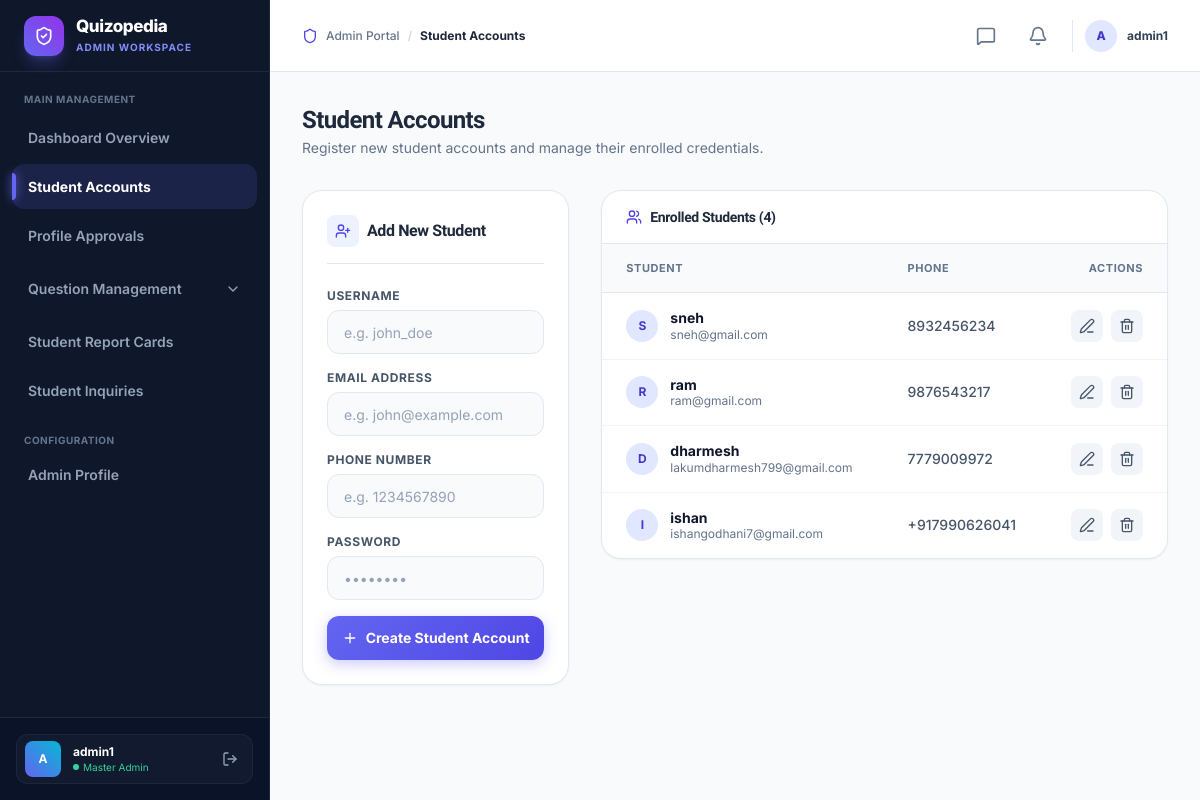
/admin-dashboard/students/ (signed in), run on the app's committed database.
### user/models.py (models this page shows, shortened)
class Student(models.Model):
    user = models.OneToOneField(User, on_delete=models.CASCADE, related_name='student')
    phone = models.CharField(max_length=15)
    @property
    def name(self):
        return self.user.first_name if self.user else ""
    @property
    def email(self):
        return self.user.email if self.user else ""

### adminpanel/views.py (the view, shortened to what this page needs)
# urls.py: path('admin-dashboard/students/', views.student_list, name='admin_students'),
@admin_required
def student_list(request):
    errors = []
    success_msg = None
    students = Student.objects.all().order_by('id')
    return render(request, 'adminpanel/students.html', {
        'students': students,
        'errors': errors,
        'success': success_msg
    })

### adminpanel/templates/adminpanel/students.html (shortened to what this page needs)
{% extends 'adminpanel/base.html' %}
{% block active_students %}active{% endblock %}
{% block breadcrumb %}Student Accounts{% endblock %}
{% block content %}
<div class="mb-8 flex flex-col sm:flex-row sm:items-center sm:justify-between gap-4">
  <div>
    <h1 class="text-2xl font-extrabold text-slate-800 tracking-tight">Student Accounts</h1>
    <p class="text-slate-500 text-sm mt-0.5">Register new student accounts and manage their enrolled credentials.</p>
  </div>
</div>
<div class="grid grid-cols-1 lg:grid-cols-3 gap-8">
  <div class="glass-card p-6 h-fit">
    <div class="flex items-center gap-2 mb-6 border-b border-slate-200 pb-4">
      <div class="w-8 h-8 rounded-lg bg-indigo-50 text-indigo-600 flex items-center justify-center">
        <i data-lucide="user-plus" class="w-4 h-4"></i>
      </div>
      <h2 class="text-base font-bold text-slate-800">Add New Student</h2>
    </div>
    <form method="POST" class="space-y-4">
      <div>
        <label for="username" class="block text-xs font-bold uppercase tracking-wider text-slate-600 mb-1.5">Username</label>
        <input type="text" id="username" name="username" placeholder="e.g. john_doe" required
          class="w-full h-11 px-4 rounded-xl bg-slate-50 border border-slate-200 text-sm outline-none text-slate-800 placeholder:text-slate-400 focus:bg-white focus:border-indigo-500 transition">
      </div>
      <div>
        <label for="email" class="block text-xs font-bold uppercase tracking-wider text-slate-600 mb-1.5">Email Address</label>
        <input type="email" id="email" name="email" placeholder="e.g. john@example.com" required
          class="w-full h-11 px-4 rounded-xl bg-slate-50 border border-slate-200 text-sm outline-none text-slate-800 placeholder:text-slate-400 focus:bg-white focus:border-indigo-500 transition">
      </div>
      <div>
        <label for="phone" class="block text-xs font-bold uppercase tracking-wider text-slate-600 mb-1.5">Phone Number</label>
        <input type="text" id="phone" name="phone" placeholder="e.g. 1234567890" required
          class="w-full h-11 px-4 rounded-xl bg-slate-50 border border-slate-200 text-sm outline-none text-slate-800 placeholder:text-slate-400 focus:bg-white focus:border-indigo-500 transition">
      </div>
      <div>
        <label for="password" class="block text-xs font-bold uppercase tracking-wider text-slate-600 mb-1.5">Password</label>
        <input type="password" id="password" name="password" placeholder="••••••••" required
          class="w-full h-11 px-4 rounded-xl bg-slate-50 border border-slate-200 text-sm outline-none text-slate-800 placeholder:text-slate-400 focus:bg-white focus:border-indigo-500 transition">
      </div>
      <button type="submit" class="cta-btn w-full h-11 rounded-xl font-bold text-sm text-white flex items-center justify-center gap-2 mt-2">
        <i data-lucide="plus" class="w-4 h-4"></i>
        <span>Create Student Account</span>
      </button>
    </form>
  </div>
  <div class="lg:col-span-2 space-y-6">
    <div class="glass-card overflow-hidden">
      <div class="px-6 py-4 border-b border-slate-200 flex items-center justify-between">
        <div class="flex items-center gap-2">
          <i data-lucide="users" class="w-4 h-4 text-indigo-600"></i>
          <h2 class="text-sm font-bold text-slate-800">Enrolled Students ({{ students|length }})</h2>
        </div>
      </div>
      <div class="overflow-x-auto">
        <table class="w-full text-left text-sm border-collapse">
          <thead>
            <tr class="border-b border-slate-200 bg-slate-50 text-slate-500 font-bold uppercase tracking-wider text-[11px]">
              <th class="px-6 py-3.5">Student</th>
              <th class="px-6 py-3.5">Phone</th>
              <th class="px-6 py-3.5 text-right">Actions</th>
            </tr>
          </thead>
          <tbody class="divide-y divide-slate-100 text-slate-800">
            {% for student in students %}
            <tr class="hover:bg-slate-50 transition">
              <td class="px-6 py-4">
                <div class="flex items-center gap-3">
                  <div class="w-8 h-8 rounded-full bg-indigo-100 text-indigo-700 font-bold flex items-center justify-center text-xs">
                    {{ student.user.username|slice:":1"|upper }}
                  </div>
                  <div>
                    <span class="font-bold text-slate-900 block leading-tight">{{ student.user.username }}</span>
                    <span class="text-xs text-slate-500 block">{{ student.user.email }}</span>
                  </div>
                </div>
              </td>
              <td class="px-6 py-4 text-slate-600 font-medium">{{ student.phone }}</td>
              <td class="px-6 py-4 text-right">
                <div class="flex items-center justify-end gap-2">
                  <button onclick="openEditModal('{{ student.id }}', '{{ student.user.username }}', '{{ student.user.email }}', '{{ student.phone }}')"
                    class="p-2 rounded-lg bg-slate-100 hover:bg-indigo-50 hover:text-indigo-600 text-slate-600 transition" title="Edit Student">
                    <i data-lucide="edit-3" class="w-4 h-4"></i>
                  </button>
                  <form method="POST" onsubmit="return confirm('Are you sure you want to delete student: {{ student.user.username }}?');" class="inline">
                    <button type="submit" class="p-2 rounded-lg bg-slate-100 hover:bg-red-50 hover:text-red-600 text-slate-600 transition" title="Delete Student">
                      <i data-lucide="trash-2" class="w-4 h-4"></i>
                    </button>
                  </form>
                </div>
              </td>
            </tr>
            {% empty %}
            <tr>
              <td colspan="3" class="px-6 py-8 text-center text-slate-400 text-sm">
                No students enrolled yet. Use the form on the left to add your first student.
              </td>
            </tr>
            {% endfor %}
          </tbody>
        </table>
      </div>
    </div>
  </div>
</div>
{% endblock %}

### adminpanel/templates/adminpanel/base.html (shortened to what this page needs)
{% load static %}
<!DOCTYPE html>
<html lang="en">
<head>
  <script src="https://cdn.tailwindcss.com"></script>
</head>
<body class="relative min-h-screen w-full flex">
  <aside id="adminSidebar"
    class="fixed lg:sticky top-0 left-0 w-[270px] bg-[#0f172a] text-slate-300 border-r border-[#1e293b] flex-shrink-0 h-screen flex flex-col z-50 transition-transform duration-300">
    <div class="h-[72px] flex items-center gap-3 px-6 border-b border-[#1e293b]">
      <div class="w-10 h-10 rounded-xl bg-gradient-to-tr from-indigo-500 to-purple-600 flex items-center justify-center text-white flex-shrink-0 shadow-lg shadow-indigo-500/30">
        <i data-lucide="shield-check" class="w-5 h-5"></i>
      </div>
      <div class="flex flex-col">
        <span class="text-[17px] font-extrabold tracking-tight text-white leading-tight">Quizopedia</span>
        <span class="text-[10px] text-indigo-400 font-bold uppercase tracking-widest mt-0.5">Admin Workspace</span>
      </div>
    </div>
    <nav class="flex-1 px-3 py-5 space-y-1 overflow-y-auto flex flex-col">
      <span class="text-[10px] font-bold text-slate-500 uppercase tracking-wider px-3 mb-1">Main Management</span>
      <a href="{% url 'admin_dashboard' %}"
        class="sidebar-link {% block active_db %}{% endblock %}">
        <span>Dashboard Overview</span>
      </a>
      <a href="{% url 'admin_students' %}"
        class="sidebar-link {% block active_students %}{% endblock %}">
        <span>Student Accounts</span>
      </a>
      <a href="{% url 'admin_profile_approvals' %}"
        class="sidebar-link flex items-center justify-between {% block active_approvals %}{% endblock %}">
        <span>Profile Approvals</span>
      </a>
      <div class="space-y-1 pt-1 pb-1" id="questionMgmtGroup">
        <button type="button"
          id="questionMgmtDropdownBtn"
          onclick="toggleQuestionDropdown(event)"
          class="sidebar-link w-full flex items-center justify-between text-left border-0 bg-transparent cursor-pointer {% block active_questions %}{% endblock %}">
          <span>Question Management</span>
          <i data-lucide="chevron-down" id="questionMgmtChevron"
            class="sidebar-chevron {% if '/questions/' in request.path %}open{% endif %}"></i>
        </button>
      </div>
      <a href="{% url 'admin_report_cards' %}"
        class="sidebar-link {% block active_report_cards %}{% endblock %}">
        <span>Student Report Cards</span>
      </a>
      <a href="{% url 'admin_contact_messages' %}"
        class="sidebar-link flex items-center justify-between {% block active_contacts %}{% endblock %}">
        <span>Student Inquiries</span>
      </a>
      <span class="text-[10px] font-bold text-slate-500 uppercase tracking-wider px-3 pt-4 mb-1">Configuration</span>
      <a href="{% url 'admin_profile' %}"
        class="sidebar-link {% block active_profile %}{% endblock %}">
        <span>Admin Profile</span>
      </a>
    </nav>
    <div class="p-4 border-t border-[#1e293b] bg-[#0b1329]">
      <div class="flex items-center gap-3 px-2 py-1.5 rounded-xl bg-white/[0.03] border border-white/5">
        <div class="w-9 h-9 rounded-lg bg-gradient-to-tr from-indigo-500 to-cyan-500 flex items-center justify-center text-white text-xs font-bold flex-shrink-0">
          {{ request.user.username|slice:":1"|upper }}
        </div>
        <div class="flex-1 min-w-0">
          <span class="text-xs font-bold text-white block truncate">{{ request.user.username }}</span>
          <span class="text-[10px] text-emerald-400 flex items-center gap-1">
            <span class="w-1.5 h-1.5 rounded-full bg-emerald-400"></span> Master Admin
          </span>
        </div>
        <a href="{% url 'logout' %}" class="text-slate-400 hover:text-red-400 p-1.5 transition" title="Sign Out">
          <i data-lucide="log-out" class="w-4 h-4"></i>
        </a>
      </div>
    </div>
  </aside>
  <div class="flex-1 flex flex-col min-w-0 bg-[#f8fafc]">
    <header class="h-[72px] bg-white/90 backdrop-blur-md border-b border-slate-200 flex items-center justify-between px-6 lg:px-8 sticky top-0 z-30">
      <div class="flex items-center gap-3">
        <div class="flex items-center gap-2 text-xs font-medium text-slate-500">
          <i data-lucide="shield" class="w-4 h-4 text-indigo-600"></i>
          <span>Admin Portal</span>
          <span class="text-slate-300">/</span>
          <span class="text-slate-800 font-bold">{% block breadcrumb %}Dashboard Overview{% endblock %}</span>
        </div>
      </div>
      <div class="flex items-center gap-4">
        <a href="{% url 'admin_contact_messages' %}"
          class="relative p-2 rounded-xl text-slate-500 hover:text-slate-800 hover:bg-slate-100 transition flex items-center justify-center"
          title="{% if new_contacts_count > 0 %}{{ new_contacts_count }} New Student Inquiries{% else %}Student Inquiries{% endif %}">
          <i data-lucide="message-square" class="w-5 h-5 {% if new_contacts_count > 0 %}text-indigo-600{% endif %}"></i>
        </a>
        <a href="{% url 'admin_profile_approvals' %}"
          class="relative p-2 rounded-xl text-slate-500 hover:text-slate-800 hover:bg-slate-100 transition flex items-center justify-center"
          title="{% if pending_approvals_count > 0 %}{{ pending_approvals_count }} Pending Profile Update Requests{% else %}No pending requests{% endif %}">
          <i data-lucide="bell" class="w-5 h-5 {% if pending_approvals_count > 0 %}text-amber-500{% endif %}"></i>
        </a>
        <div class="flex items-center gap-2.5 pl-3 border-l border-slate-200">
          <div class="w-8 h-8 rounded-full bg-indigo-100 text-indigo-700 flex items-center justify-center text-xs font-extrabold">
            {{ request.user.username|slice:":1"|upper }}
          </div>
          <span class="hidden md:inline text-xs font-bold text-slate-700">{{ request.user.username }}</span>
        </div>
      </div>
    </header>
    <main class="flex-1 p-6 md:p-8 max-w-7xl w-full mx-auto">
      {% block content %}{% endblock %}
    </main>
  </div>
</body>
</html>

### data on the page
Student: user.username "S", user.username "sneh", user.email "sneh@gmail.com", phone "8932456234"
Student: user.username "R", user.username "ram", user.email "ram@gmail.com", phone "9876543217"
Student: user.username "D", user.username "dharmesh", user.email "lakumdharmesh799@gmail.com", phone "7779009972"
Student: user.username "I", user.username "ishan", user.email "ishangodhani7@gmail.com", phone "+917990626041"

### other printed values
{{ request.user.username|slice:":1"|upper }} "A"
{{ request.user.username }} "admin1"
{{ students|length }} "4"
